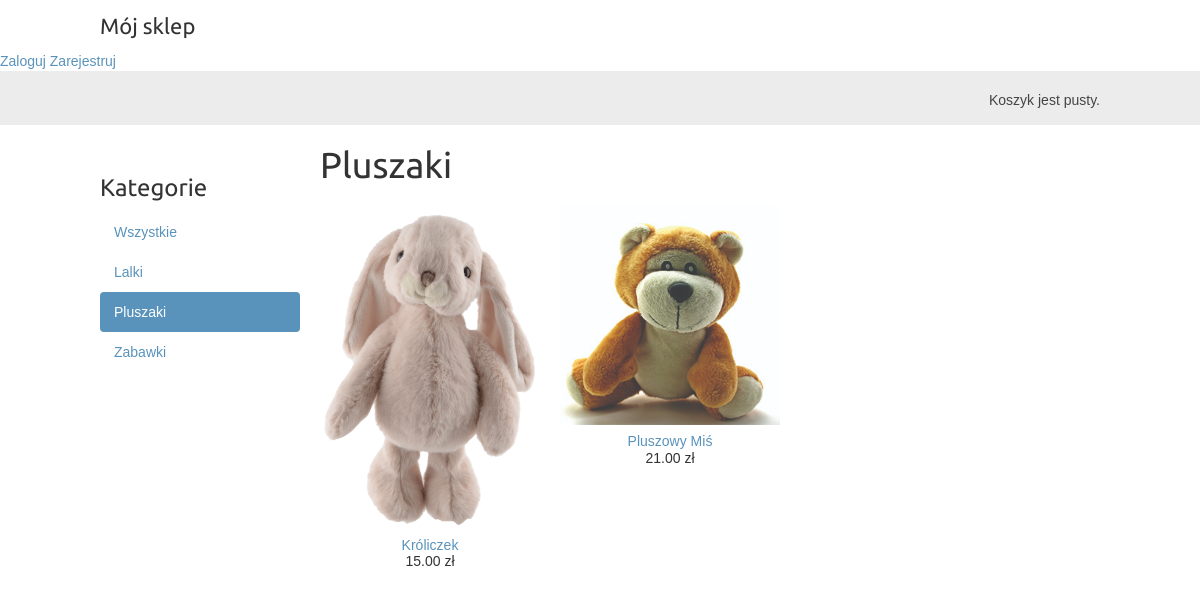
The app's page /pluszaki/ with its own data.
### myshop/models.py (models this page shows, shortened)
class Category(models.Model):
	name=models.CharField(max_length=200, db_index=True)
	slug=models.SlugField(max_length=200, db_index=True, unique=True)
	def get_absolute_url(self):
		return reverse('myshop:product_list_by_category', args=[self.slug])
	class Meta:
		ordering=('name',)
		verbose_name='category'
		verbose_name_plural='categories'

class Product(models.Model):
	category=models.ForeignKey(Category, related_name='products')
	name=models.CharField(max_length=200, db_index=True)
	slug=models.SlugField(max_length=200, db_index=True)
	image=models.ImageField(upload_to='products/%Y/%m/%d', blank=True)
	description=models.TextField(blank=True)
	price=models.DecimalField(max_digits=10, decimal_places=2)
	stock=models.PositiveIntegerField()
	available=models.BooleanField(default=True)
	created=models.DateTimeField(auto_now_add=True)
	updated=models.DateTimeField(auto_now=True)
	def get_absolute_url(self):
		return reverse('myshop:product_detail', args=[self.id, self.slug])
	class Meta:
		ordering=('name',)
		index_together=(('id','slug'),)

### myshop/views.py (the view)
# urls.py: url(r'^(?P<category_slug>[-\w]+)/$', views.product_list, name='product_list_by_category'),
def product_list(request, category_slug=None):
	category=None
	categories=Category.objects.all()
	products=Product.objects.filter(available=True)
	if category_slug:
		category=get_object_or_404(Category, slug=category_slug)
		products=products.filter(category=category)
	return render(request, 'myshop/product/list.html',{'category':category, 'categories':categories, 'products': products})

### cart/cart.py (called while the page is built)
	def __len__(self):
		return sum(item['quantity'] for item in self.cart.values())

### cart/context_processors.py (called while the page is built)
def cart(request):
	return{'cart':Cart(request)}

### myshop/templates/myshop/product/list.html (shortened to what this page needs)
{% extends "myshop/base.html" %}
{% load static %}
{% block content %}
  <div id="sidebar">
    <h3>Kategorie</h3>
    <ul>
      <li {% if not category %}class="selected"{% endif %}>
        <a href="{% url "myshop:product_list" %}">Wszystkie</a>
      </li>
      {% for c in categories %}
        <li {% if category.slug == c.slug %}class="selected"{% endif %}>
          <a href="{{ c.get_absolute_url }}">{{ c.name }}</a>
        </li>
      {% endfor %}
    </ul>
  </div>
  <div id="main" class="product-list">
    <h1>{% if category %}{{ category.name }}{% else %}Produkty{% endif %}</h1>
    {% for product in products %}
      <div class="item">
        <a href="{{ product.get_absolute_url }}">
          <img src="{% if product.image %}{{ product.image.url }}{% else %}{% static "img/no_image.png" %}{% endif %}">
        </a>
        <a href="{{ product.get_absolute_url }}">{{ product.name }}</a><br>
        {{ product.price }} zł
      </div>
    {% endfor %}
  </div>
  {% endblock %}

### myshop/static/css/base.css (style rules this page uses)
body { margin:0; padding:0; font-family:helvetica, sans-serif; }
h1, h2, h3, h4, h5 , h6 { font-family: 'Ubuntu', sans-serif; font-weight:normal; }
a { text-decoration:none; color:#5993bb; }
#sidebar { width:220px; padding:30px 20px 0 0; float:left; }
#sidebar ul { margin:0; padding:0; }
#sidebar ul li { margin:0; list-style:none; padding:10px 14px; }
#sidebar ul li a { display:block; }
#sidebar ul li.selected { background:#5993bb; border-radius:4px; }
#sidebar ul li.selected a { color:#fff; }
#main { float:left; width: 96%; margin-right:-220px; overflow:hidden; }
.product-list .item { width:25%; padding:10px 20px 10px 0; float:left; text-align:center; line-height:1.2; }
.product-list .item img { width:100%; margin-bottom:8px; }

### records on screen
Category: name "Lalki"
Category: name "Pluszaki"
Category: name "Zabawki"
Product: image (picture), name "Króliczek", price "15.00"
Product: image (picture), name "Pluszowy Miś", price "21.00"
